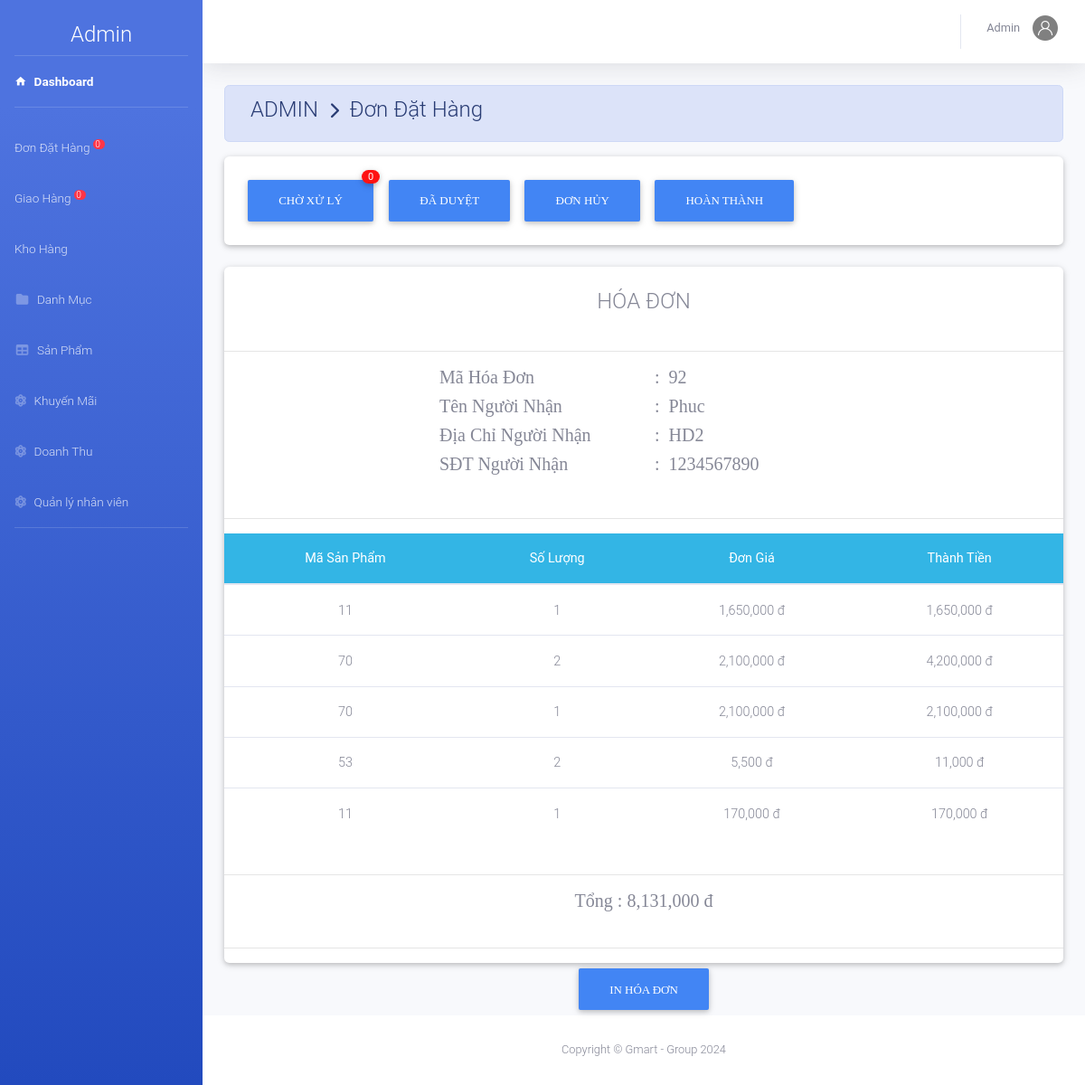
The app's page /admin/index.php?action=xldathang&view=ctdh&mahd=92 (signed in) with its own data.
### tables this page shows
CREATE TABLE `nguoinhan` (
  `MaHD` int NOT NULL,
  `TenNN` varchar(50) NOT NULL,
  `DiaChiNN` text NOT NULL,
  `SDTNN` int NOT NULL
);

CREATE TABLE `chitiethoadon` (
  `MaHD` int NOT NULL,
  `MaSP` int NOT NULL,
  `SoLuong` int NOT NULL,
  `DonGia` decimal(10,0) NOT NULL,
  `ThanhTien` decimal(10,0) NOT NULL,
  `Size` int NOT NULL,
  `MaMau` varchar(50) NOT NULL
);

### admin/dondathang/chitietdathang.php (the view, shortened to what this page needs)
<?php
include_once('../model/database.php');
$mahd = $_GET['mahd'];
$sql = "select * from chitiethoadon  ";
$rs = mysqli_query($conn, $sql);
$sql2 = "select * from nguoinhan ";
$rs2 = mysqli_query($conn, $sql2);
$row2 = mysqli_fetch_array($rs2);
?>
<div class="row">
	<div class="col-md-12 grid-margin stretch-card">
		<div class="card">
			<br>
			<h4 class="m-auto"> HÓA ĐƠN</h4><br>
			<hr>
			<div class="row">
				<div class="col-md-3"></div>
				<div class="col-md-3">
					<h5 style="font-family: Alata;">Mã Hóa Đơn </h5>
				</div>
				<div class="col-md-6">
					<h5 style="font-family: Alata;">: &#160;<?php echo $mahd ?></h5>
				</div>
				<div class="col-md-3"></div>
				<div class="col-md-3">
					<h5 style="font-family: Alata;">Tên Người Nhận </h5>
				</div>
				<div class="col-md-6">
					<h5 style="font-family: Alata;">: &#160;<?php echo $row2['TenNN']; ?></h5>
				</div>
				<div class="col-md-3"></div>
				<div class="col-md-3">
					<h5 style="font-family: Alata;">Địa Chỉ Người Nhận </h5>
				</div>
				<div class="col-md-6">
					<h5 style="font-family: Alata;">: &#160;<?php echo $row2['DiaChiNN'] ?></h5>
				</div>
				<div class="col-md-3"></div>
				<div class="col-md-3">
					<h5 style="font-family: Alata;">SĐT Người Nhận </h5>
				</div>
				<div class="col-md-6">
					<h5 style="font-family: Alata;">: &#160;<?php echo $row2['SDTNN'] ?></h5>
				</div>
			</div>
			<br>
			<hr>
			<table class="table table-hover m-auto text-center" style="font-size: 13px;">
				<thead class="badge-info">
					<tr>
						<th>Mã Sản Phẩm</th>
						<th>Số Lượng </th>
						<th>Đơn Giá</th>
						<th>Thành Tiền</th>
					</tr>
				</thead>
				<tbody>
					<?php $so = 0;
					while ($row = mysqli_fetch_array($rs)) {
						$so = $so + $row['ThanhTien']; ?>
						<tr>
							<td><?php echo $row['MaSP']; ?></td>
							<td><?php echo $row['SoLuong']; ?></td>
							<td><?php echo number_format($row['DonGia']) . ' đ'; ?></td>
							<td><?php echo number_format($row['ThanhTien']) . ' đ'; ?></td>
						</tr>
					<?php	} ?>
				</tbody>
			</table><br>
			<hr>
			<h5 class="m-auto" style="font-family: Alata;">Tổng : <?php echo number_format($so) . ' đ'; ?></h5>
			<br>
			<hr>
		</div>
	</div>
	<div class="col-12">
		<center>
			<button type="sub" name="dk" value="đã duyệt" class="btn btn-primary" style="font-family: Comfortaa;">In hóa Đơn</button>
		</center>
	</div>
</div>

### records on screen
nguoinhan: TenNN "Phuc", DiaChiNN "HD2", SDTNN "1234567890"
chitiethoadon: MaSP "11", SoLuong "1", DonGia "1,650,000", ThanhTien "1,650,000"
chitiethoadon: MaSP "70", SoLuong "2", DonGia "2,100,000", ThanhTien "4,200,000"
chitiethoadon: MaSP "70", SoLuong "1", DonGia "2,100,000", ThanhTien "2,100,000"
chitiethoadon: MaSP "53", SoLuong "2", DonGia "5,500", ThanhTien "11,000"
chitiethoadon: MaSP "11", SoLuong "1", DonGia "170,000", ThanhTien "170,000"

### other values on screen
$dem "0"
$nv['TenNV'] "Admin"
$mahd "92"
$so "8,131,000"
